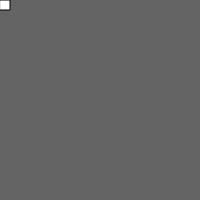
Frame 1 (no input)
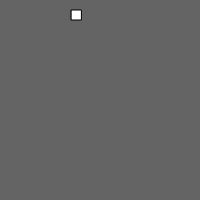
Frame 60 (no input)
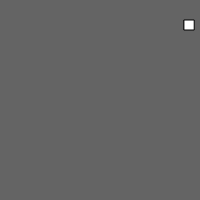
Frame 120 (the mouse pressed at the canvas centre since frame 60)

The p5.js sketch that drew these frames (run headless with seeded random() and noise() and a simulated clock; from frame 60 on, the mouse is pressed at the canvas centre):

// p5.js sketch
// ── sketch.js
var x = 0 ;
var y = 0 ;
var y1 = 0;
var x1 = 0;
function setup() {
  createCanvas(200,200);
}

function draw() {
  background(100);
//  rect(x, y, 10, 10);
//  x = x + 1 ; //x++
//  y++;
//  if(x>width) {
//    x = 0};
//  if(x>height) {
//    x = 0};

  rect(x1, y1, 10, 10);
    x1+=5;
      if (x1 > width) {
        x1 = random(width);
    y1+=5;
      if (y1 > height) {
        y1 = random(height);
      }
  }

}
